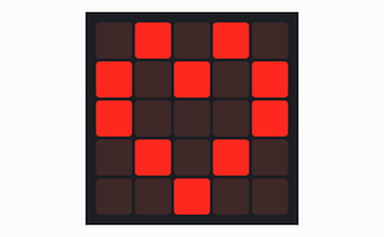
The program below on a simulated Calliope mini (MakeCode). Shown: the board's 5×5 LED display.

Above: at 0.1 s.
At 0.9 s:
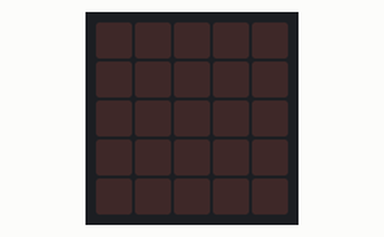

Measured:
- what the display in image 1 shows lasts 0.8 s, from 0.8 s to 1.6 s

The program:

main.ts
```typescript
basic.forever(function () {
    basic.showLeds(`
        . # . # .
        # . # . #
        # . . . #
        . # . # .
        . . # . .
        `)
    basic.showLeds(`
        . # . # .
        # . # . #
        # . . . #
        . # . # .
        . . # . .
        `)
    basic.showLeds(`
        . . . . .
        . . . . .
        . . . . .
        . . . . .
        . . . . .
        `)
    basic.showLeds(`
        . . . . .
        . . . . .
        . . . . .
        . . . . .
        . . . . .
        `)
    basic.showLeds(`
        . # . # .
        # . # . #
        # . . . #
        . # . # .
        . . # . .
        `)
    basic.showLeds(`
        . # . # .
        # . # . #
        # . . . #
        . # . # .
        . . # . .
        `)
    basic.showLeds(`
        . . . . .
        . . . . .
        . . . . .
        . . . . .
        . . . . .
        `)
    basic.showLeds(`
        . . . . .
        . . . . .
        . . . . .
        . . . . .
        . . . . .
        `)
})
```

test.ts
```typescript
// Hier kann man Tests durchführen; diese Datei wird nicht kompiliert, wenn dieses Paket als Erweiterung verwendet wird.
```
